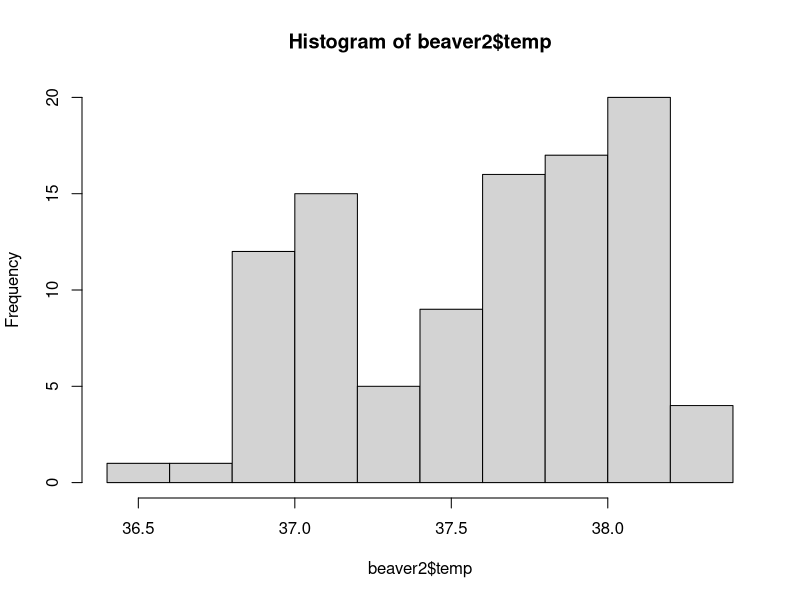

This chart was generated by the following R code: (Note: this script raises an error after producing the figure.)
## ---- chunk 1
knitr::opts_chunk$set(echo = TRUE)
library(tidyverse)
## ---- chunk 2
head(beaver2)
## ---- chunk 3
str(beaver2) #"structure"
summary(beaver2)
## ---- chunk 4
hist(beaver2$temp) 
## ---- chunk 5
boxplot(y_value ~ x_value, data = beaver2,
        xlab = "Activity (0 = none detected, 1 = detected)",
        ylab = "Temperature",
        main = "This is a title")
## ---- chunk 6

beaver2[max(beaver2$temp), ] #not correct!
max(beaver2$temp) #returns maximum temperature value

## ---- chunk 7

beaver.plot <- function(bdat, ...) {
  nam <- deparse(substitute(bdat))
  with(bdat, {
    # Hours since start of day:
    hours <- time %/% 100 + 24*(day - day[1]) + (time %% 100)/60
    plot (hours, temp, type = "l", ...,
          main = paste(nam, "body temperature"))
    abline(h = 37.5, col = "gray", lty = 2)
    is.act <- activ == 1
    points(hours[is.act], temp[is.act], col = 2, cex = .8)
  })
}

beaver.plot(beaver2) #calling the function we just wrote

## ---- chunk 8

library(ggplot2)
ggplot(beaver2,  
       aes(x = time, y = temp, color = activ)) + 
  geom_point()
